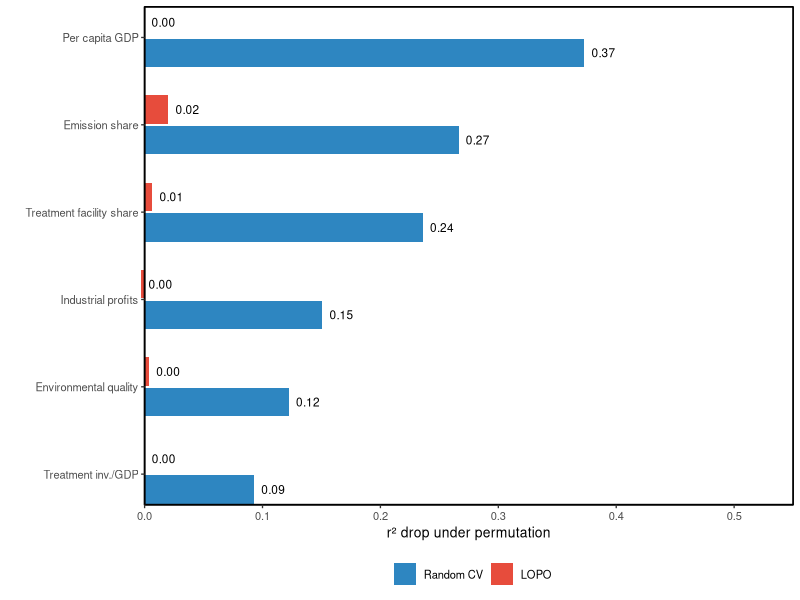

The R source for this figure:
# ============================================================================
# fig5_importance.R — Figure 3b: per-feature permutation importance under
# random cross-validation versus leave-one-province-out (round 2).
# ============================================================================
suppressMessages(library(ggplot2))
imp <- read.csv("results/tables/importance.csv")
feat_rcv <- subset(imp, type == "feature")
lopo <- read.csv("results/tables/importance_lopo.csv")
feat_lopo <- subset(lopo, type == "feature")

order_nm <- feat_rcv$name[order(feat_rcv$value)]
df <- rbind(
  data.frame(name = feat_rcv$name, value = feat_rcv$value, Design = "Random CV"),
  data.frame(name = feat_lopo$name, value = feat_lopo$value, Design = "LOPO")
)
df$name <- factor(df$name, levels = order_nm)
df$Design <- factor(df$Design, levels = c("Random CV", "LOPO"))

p <- ggplot(df, aes(value, name, fill = Design)) +
  geom_col(position = position_dodge(width = 0.7), width = 0.65) +
  # Round |value| < 0.005 to zero, so permutation drops that are numerically
  # zero are not printed as "-0.00"; negatives get a true minus sign.
  geom_text(aes(label = { v <- ifelse(abs(value) < 0.005, 0, value)
                         sub("^-", "\u2212", sprintf("%.2f", v)) }),
            position = position_dodge(width = 0.7), hjust = -0.3, size = 3.0) +
  scale_fill_manual(values = c("Random CV" = "#2E86C1", "LOPO" = "#E74C3C")) +
  coord_cartesian(xlim = c(0, 0.55), expand = FALSE, clip = "off") +
  theme_classic(base_size = 10) +
  theme(legend.position = "bottom", legend.key = element_blank(),
        panel.border = element_rect(fill = NA, color = "black", linewidth = 0.6)) +
  labs(x = "r\u00b2 drop under permutation", y = "", fill = "")
dir.create("results/figures", showWarnings = FALSE, recursive = TRUE)
ggsave("results/figures/fig5_importance.png", p, width = 5, height = 3.8, dpi = 300)
cat("fig5 saved\n")
